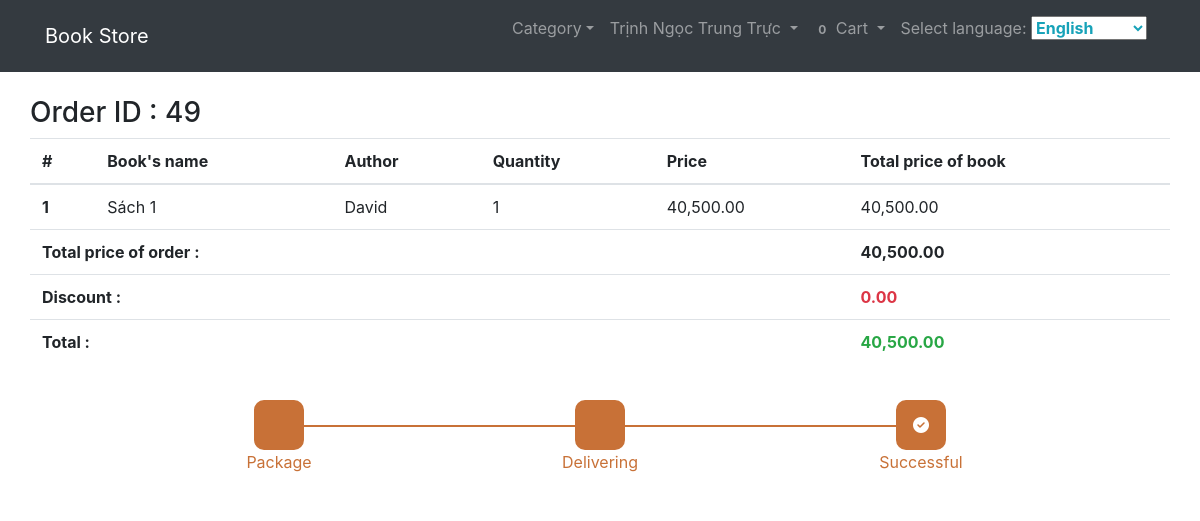
Page /detail_transaction?order_id=49 (signed in) on the committed database.
### tables this page shows
CREATE TABLE `order_detail` (
  `id` int(11) NOT NULL,
  `book_id` int(11) DEFAULT NULL,
  `quantity` int(11) DEFAULT NULL,
  `price` float DEFAULT NULL,
  `total` float DEFAULT NULL,
  `order_id` int(11) DEFAULT NULL
);

CREATE TABLE `books` (
  `book_id` int(11) NOT NULL,
  `title` varchar(255) DEFAULT NULL,
  `image` text,
  `description` text COMMENT 'Content of the post',
  `category_id` int(11) DEFAULT NULL,
  `price` float DEFAULT NULL,
  `created_at` timestamp NOT NULL DEFAULT CURRENT_TIMESTAMP ON UPDATE CURRENT_TIMESTAMP,
  `updated_at` timestamp NULL DEFAULT NULL,
  `sale` float DEFAULT NULL,
  `stock` int(11) DEFAULT NULL,
  `hotItem` tinyint(1) DEFAULT NULL,
  `authors` varchar(255) DEFAULT NULL
);

CREATE TABLE `transactions` (
  `id` int(11) NOT NULL,
  `createdAt` timestamp NOT NULL DEFAULT CURRENT_TIMESTAMP ON UPDATE CURRENT_TIMESTAMP,
  `typePayment` tinyint(1) DEFAULT NULL,
  `shippedAt` timestamp NOT NULL DEFAULT CURRENT_TIMESTAMP,
  `address` varchar(255) DEFAULT NULL,
  `receiver` varchar(255) DEFAULT NULL,
  `order_id` int(11) DEFAULT NULL,
  `total` double DEFAULT NULL,
  `codesale` int(11) DEFAULT NULL,
  `transport_id` int(11) DEFAULT NULL
);

### Controller.php (called while the page is built, shortened)
<?php
class Controller {
    public function render($view, $data = []) {
        extract($data);
        include "Views/$view.php";
    }
}

### Controllers/TransactionController.php (called while the page is built, shortened)
<?php
class TransactionController extends Controller {
    public function detailTransaction(){
        $orderId = $_GET['order_id'];
        $data = TransactionService::getInstance()->showDetailTransationPage($orderId);
        $this->render('user/detail_transaction',$data);
    }
}

### index.php (called while the page is built, shortened)
<?php
$uri = $_SERVER['REQUEST_URI'];
$router = require 'routes.php';
$router->dispatch($uri);

### Models/Order.php (called while the page is built, shortened)
<?php
Class Order {
    public function getAllOrderDetailsByOrderid($orderId){
        $db = DBConfig::getDB();
        $stmt = $db->prepare('SELECT o.book_id, o.quantity, o.price, o.total, o.order_id, b.title, b.authors
                                FROM order_detail as o
                                LEFT JOIN books as b ON o.book_id = b.book_id
                                WHERE o.order_id = ?
                                ORDER BY o.order_id ASC');
        $stmt->bind_param("i", $orderId);
        $stmt->execute();
        $order_details = $stmt->get_result()->fetch_all(MYSQLI_ASSOC);
        return $order_details;
    }
}

### Repository/OrderRepository.php (called while the page is built, shortened)
<?php
Class OrderRepository {
    private static $instance;
    public static function getInstance(){
        if(self::$instance === null){
            self::$instance = new $classname;
        }
        return self::$instance;
    }
    public function getAllOrderDetailsByOrderid($orderId){
        return Order::getInstance()->getAllOrderDetailsByOrderid($orderId);
    }
}

### Services/TransactionService.php (called while the page is built, shortened)
<?php
class TransactionService {
    private static $instance;
    public static function getInstance(){
        if(self::$instance === null){
            self::$instance = new $classname;
        }
        return self::$instance;
    }
    public function showDetailTransationPage($orderId){
        $orderDetails = OrderRepository::getInstance()->getAllOrderDetailsByOrderid($orderId);
        $transaction = TransactionRepository::getInstance()->findByOrderId($orderId);
        $routes = RouteRepository::getInstance()->getAllRoutesByTransportId($transaction['transport_id']);
        $categories = CategoryRepository::getInstance()->getAllCategories();
        return ['order_details'=>$orderDetails,'transaction'=>$transaction,
                'routes'=>$routes,'categories'=>$categories,
                'book_cart' => $carts];
    }
}

### Models/Transaction.php (called while the page is built, shortened)
<?php
Class Transaction {
    public function findByOrderId($orderId){
        $db = DBConfig::getDB();
        $stmt = $db->prepare('SELECT * FROM transactions WHERE order_id = ?');
        $stmt->bind_param("i", $orderId);
        $stmt->execute();
        $transaction = $stmt->get_result()->fetch_assoc();
        return $transaction;
    }
}

### Repository/TransactionRepository.php (called while the page is built, shortened)
<?php
Class TransactionRepository {
    private static $instance;
    public static function getInstance(){
        if(self::$instance === null){
            self::$instance = new $classname;
        }
        return self::$instance;
    }
    public function findByOrderId($orderId){
        return Transaction::getInstance()->findByOrderId($orderId);
    }
}

### Models/Route.php (called while the page is built, shortened)
<?php
Class Route {
    public function getAllRoutesByTransportId($transportId){
        $db = DBConfig::getDB();
        $stmt = $db->prepare('SELECT * FROM route where transport_id = ?');
        $stmt->bind_param('i',$transportId);
        $stmt->execute();
        $routes = $stmt->get_result()->fetch_all(MYSQLI_ASSOC);
        return $routes;
    }
}

### Repository/RouteRepository.php (called while the page is built, shortened)
<?php
Class RouteRepository {
    private static $instance;
    public static function getInstance(){
        if(self::$instance === null){
            self::$instance = new $classname;
        }
        return self::$instance;
    }
    public function getAllRoutesByTransportId($transportId){
        return Route::getInstance()->getAllRoutesByTransportId($transportId);
    }
}

### views/user/detail_transaction.php (the view, shortened to what this page needs)
<?php
    $index = 1;
    $total = 0;
?>
<DOCTYPE html>
<html>
   <head>
    <link rel="stylesheet" href="https://cdn.jsdelivr.net/npm/bootstrap@4.6.2/dist/css/bootstrap.min.css">
    <link
      rel="stylesheet"
      href="https://maxcdn.bootstrapcdn.com/bootstrap/4.5.0/css/bootstrap.min.css"
    />
    <link rel="stylesheet" type="text/css" href="/views/user/main.css" />
</head>
<body>
    <div class="app">
        <?php include "partials/sub_header.php"?>
        <div class="container">
            <div class="mt-4">
                <div class="row">
                    <h3 class="text-center"><?=_ORDERID?> : <?php echo $_GET['order_id'] ?></h3>
                    <table class="table">
                        <thead>
                            <tr>
                                <th scope="col">#</th>
                                <th scope="col"><?=_BOOKNAME?> </th>
                                <th scope="col"><?=_AUTHORS?> </th>
                                <th scope="col"><?=_QUANTITY?> </th>
                                <th scope="col"><?=_PRICE?> </th>
                                <th scope="col"><?=_TOTALPRICEBOOK?> </th>
                            </tr>
                        </thead>
                            <?php foreach($order_details as $order_detail):?>
                                <tr>
                                    <th scope="row"><?= $index ?></th>
                                    <td><?= $order_detail['title'] ?></td>
                                    <td><?= $order_detail['authors']?></td>
                                    <td><?= $order_detail['quantity']?></td>
                                    <td><?php echo number_format($order_detail['price'],2)?></td>
                                    <? $total+= $order_detail['total'] ?>
                                    <td><?php echo number_format($order_detail['total'],2)?></td>
                                <?php $index ++?>
                                </tr>
                            <?php endforeach;?>
                                <tr>
                                    <td colspan="5" class="text-left font-weight-bold"><?=_TOTALORDER?> : </td>
                                    <td colspan="1" class="font-weight-bold"><?php echo number_format($total,2)?></td>
                                </tr>
                                <tr>
                                    <td colspan="5" class="text-left font-weight-bold"><?=_DISCOUNT?> : </td>
                                    <td colspan="1" class="font-weight-bold text-danger"><?php echo number_format($total - $transaction['total'],2)?></td>
                                </tr>
                                <tr>
                                    <td colspan="5" class="text-left font-weight-bold"><?=_TOTAL?> : </td>
                                    <td colspan="1" class="font-weight-bold text-success"><?php echo number_format($transaction['total'],2)?></td>
                                </tr>
                    </table>
                    <div class="card border-0 col-md-12">
                        <div class="card-body">
                        <ul
                            class="progressbar rb-rounded-square d-flex justify-content-center"
                        >
                        <li class="box <?php if($routes[0]['status'] == 1) echo 'active' ?>"><?=_PACKAGE?> </li>
                            <li class="truck-fast <?php if($routes[1]['status'] == 1) echo 'active' ?>"><?=_DELIVERING?> </li>
                            <li class="success <?php if($routes[2]['status'] == 1) echo 'active' ?>"><?=_SUCCESS?> </li>
                        </ul>
                        </div>
                    </div>
                </div>
            </div>
        </div>
    </div>
</body>
</html>

### views/user/main.css (style rules this page uses)
.progressbar { width: 100%; margin: 0; padding: 0; position: relative; z-index: 100; }
.progressbar li { list-style-type: none; width: 30%; float: left; font-size: 1rem; position: relative; text-align: center; color: #c87137; }
.progressbar li:after { width: 100%; height: 2px; content: ""; position: absolute; background-color: #c87137; top: 25px; left: -50%; z-index: -1; }
.progressbar li:first-child:after { content: none; }
.progressbar li:before { width: 50px; height: 50px; border: 5px solid #c87137; display: block; text-align: center; margin: auto; border-radius: 50%; background-color: #c87137; color: white; display: flex; align-items: center; justify-content: center; }
li:before { content: ""; }
ul.rb-rounded-square li::before { border-radius: 20%; }
li.success:before { font-family: FontAwesome; content: "\f058"; }

### rows in the picture
order_detail: book.title "Sách 1", book.authors "David", quantity "1", price "40,500.00", total "40,500.00"
transactions: $total-$transaction['total'] "0.00", total "40,500.00"

### other values in the picture
_CATEGORY "Category"
$_SESSION['fullname'] "Trịnh Ngọc Trung Trực"
count($_SESSION['cart']) "0"
_SELECTLANGUAGES "Select language"
_ORDERID "Order ID"
$_GET['order_id'] "49"
_BOOKNAME "Book's name"
_AUTHORS "Author"
_QUANTITY "Quantity"
_PRICE "Price"
_TOTALPRICEBOOK "Total price of book"
_TOTALORDER "Total price of order"
$total "40,500.00"
_DISCOUNT "Discount"
_TOTAL "Total"
